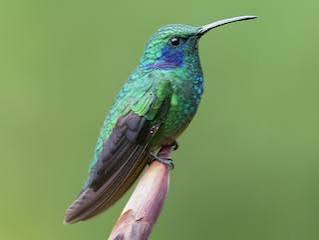
#> input picture imagenes/colibri.jpg, 319 x 240 px, found by its file name
$ python ejemplo2_esquinas.py
#> lines starting #> are read from the running program, lines starting #| are printed output that depends on the picture; after the words box and inside, x2 and y2 are one past the last pixel; in counts of white or black regions, pixels touching at a corner belong together
print("Alan Romero NC = 0124")
import cv2
import numpy as np

# Cargar imagen
imagen = cv2.imread("colibri.jpg")
#> imagen is the input picture: shape (240, 319, 3); mean B, G, R 96.8, 149.8, 121.8

# Verificar que la imagen exista
if imagen is None:
    print("Error: no se pudo cargar la imagen.")
    exit()

# Convertir a escala de grises
gris = cv2.cvtColor(imagen, cv2.COLOR_BGR2GRAY)
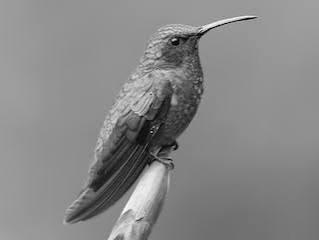
#> gris: shape (240, 319); min 0, max 252, mean 135.4

# Convertir a tipo float32
gris_float = np.float32(gris)

# Detectar esquinas mediante Harris
esquinas = cv2.cornerHarris(
    gris_float,
    2,
    3,
    0.04
)

# Dilatar para hacer visibles las esquinas
esquinas = cv2.dilate(
    esquinas,
    None
)
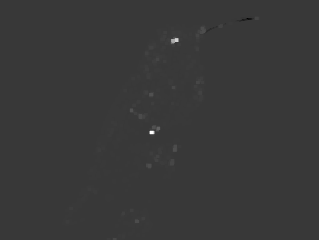
#> esquinas: shape (240, 319) float32; min -10817809, max 37649576, mean 51244.8; drawn with min black and max white

# Crear copia
resultado = imagen.copy()

# Umbral para identificar esquinas
umbral = 0.01 * esquinas.max()
#> umbral = 376495.8

# Marcar esquinas
resultado[esquinas > umbral] = [0, 0, 255]
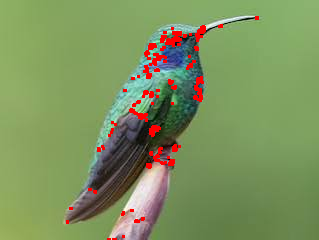
#> resultado: shape (240, 319, 3); 2.42% of pixels changed, all inside (x1, y1, x2, y2) = (66, 16, 259, 240)

# Mostrar resultados
cv2.imshow(
    "Imagen original NC = 0124",
    imagen
)

cv2.imshow(
    "Esquinas detectadas, NC = 0124",
    resultado
)

# Guardar resultado
cv2.imwrite(
    "../resultados/ejemplo2_esquinas.jpg",
    resultado
)

# Contar esquinas aproximadas
cantidad_esquinas = np.sum(
    esquinas > umbral
)
#> cantidad_esquinas = 1853

print("Deteccion de esquinas terminada.")
print("Cantidad aproximada de puntos detectados:",
      cantidad_esquinas)
#| Cantidad aproximada de puntos detectados: 1853

print("Resultado guardado en:")
print("../resultados/ejemplo2_esquinas.jpg")

# Esperar una tecla
cv2.waitKey(0)

# Cerrar ventanas
cv2.destroyAllWindows()


import cv2
import numpy as np

# Cargar imagen
imagen = cv2.imread("colibris.jpg")
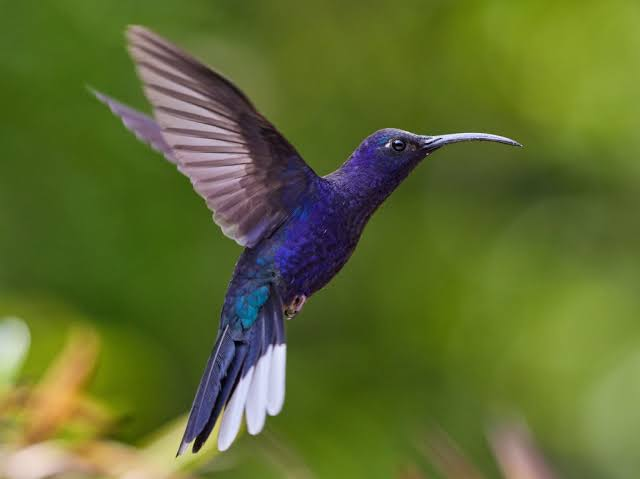
#> input picture imagenes/colibris.jpg, 640 x 479 px, found by its file name
#> imagen is the input picture: shape (479, 640, 3); mean B, G, R 47, 108.5, 94.9

# Verificar que la imagen exista
if imagen is None:
    print("Error: no se pudo cargar la imagen.")
    exit()

# Convertir a escala de grises
gris = cv2.cvtColor(imagen, cv2.COLOR_BGR2GRAY)
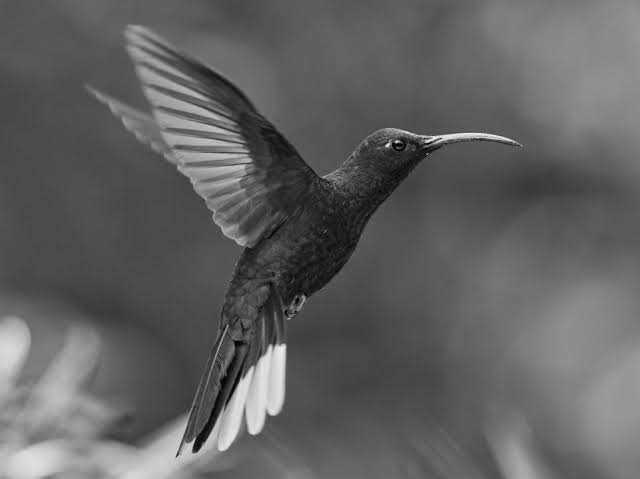
#> gris: shape (479, 640); min 1, max 244, mean 97.4

# Convertir a tipo float32
gris_float = np.float32(gris)
#> gris_float: shape (479, 640) float32

# Detectar esquinas mediante Harris
esquinas = cv2.cornerHarris(
    gris_float,
    2,
    3,
    0.04
)
#> esquinas: shape (479, 640) float32

# Dilatar para hacer visibles las esquinas
esquinas = cv2.dilate(
    esquinas,
    None
)
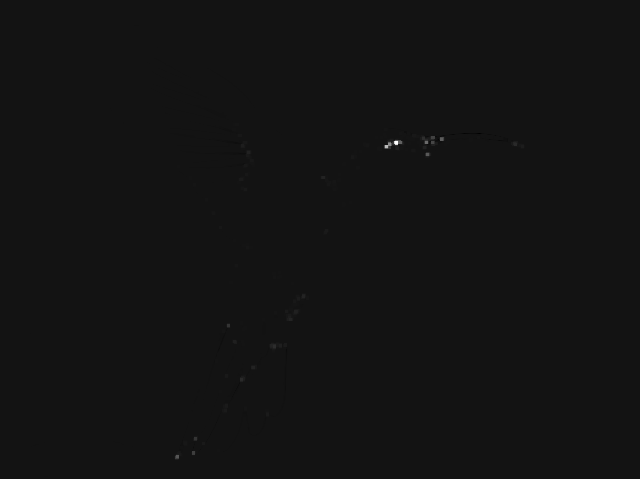
#> esquinas: shape (479, 640) float32; min -3268417, max 40442264, mean 14147.5; drawn with min black and max white

# Crear copia
resultado = imagen.copy()

# Umbral para identificar esquinas
umbral = 0.01 * esquinas.max()
#> umbral = 404422.6

# Marcar esquinas
resultado[esquinas > umbral] = [0, 0, 255]
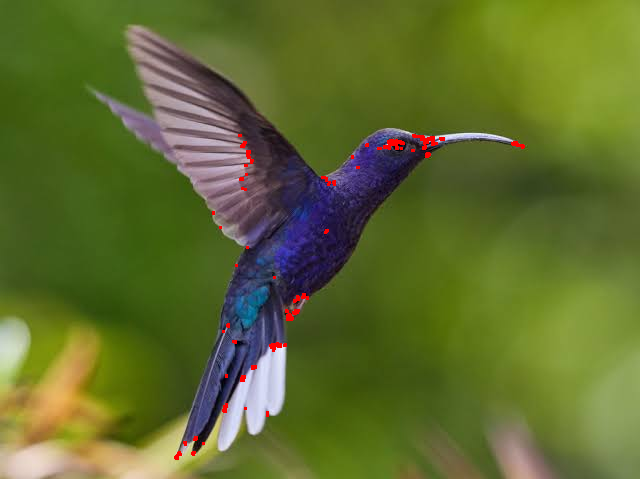
#> resultado: shape (479, 640, 3); 0.45% of pixels changed, all inside (x1, y1, x2, y2) = (174, 134, 525, 460)

# Mostrar resultados
cv2.imshow(
    "Imagen original NC = 0124",
    imagen
)

cv2.imshow(
    "Esquinas detectadas, NC = 0124",
    resultado
)

# Guardar resultado
cv2.imwrite(
    "../resultados/ejemplo2_esquinas.jpg",
    resultado
)

# Contar esquinas aproximadas
cantidad_esquinas = np.sum(
    esquinas > umbral
)
#> cantidad_esquinas = 1389

print("Deteccion de esquinas terminada.")
print("Cantidad aproximada de puntos detectados:",
      cantidad_esquinas)
#| Cantidad aproximada de puntos detectados: 1389

print("Resultado guardado en:")
print("../resultados/ejemplo2_esquinas.jpg")

# Esperar una tecla
cv2.waitKey(0)

# Cerrar ventanas
cv2.destroyAllWindows()

print("Alan Romero NC = 0124")
